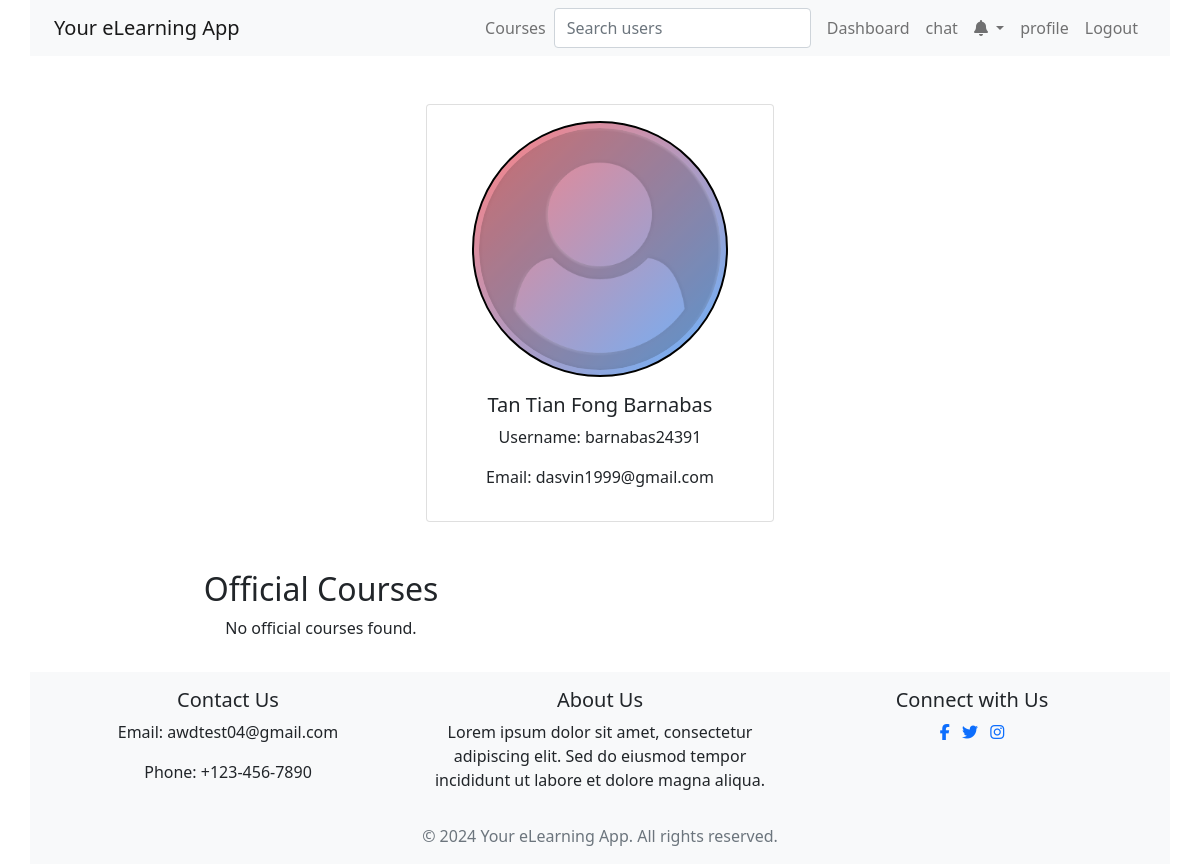
Page /dashboard/search/barnabas24391/ (signed in) on the committed database.
### users/models.py (models this page shows, shortened)
class User(AbstractUser):
    STUDENT = "student"
    TEACHER = "teacher"
    USER_TYPE_CHOICES = [
        (STUDENT, _("Student")),
        (TEACHER, _("Teacher")),
    ]
    user_type = models.CharField(
        _("User type"),
        max_length=20,
        choices=USER_TYPE_CHOICES,
        default=STUDENT,
    )
    photo = models.ImageField(
        upload_to=profile_picture_upload_path,
        null=True,
        blank=True,
        default="/photos/default_profile_picture.png",
    )
    date_of_birth = models.DateField(_("Date of Birth"), null=True, blank=True)
    first_name = models.CharField(_("First name"), max_length=30)
    last_name = models.CharField(_("Last name"), max_length=150)
    email = models.EmailField(
        _("Email address"), max_length=254, unique=True
    )  # Make email field unique
    username = models.CharField(_("Username"), max_length=150, unique=True)
    USERNAME_FIELD = "username"
    REQUIRED_FIELDS = ["email", "first_name", "last_name", "date_of_birth", "user_type"]
    def get_full_name(self):
        return f"{self.first_name} {self.last_name}"
    class Meta:
        verbose_name = _("User")
        verbose_name_plural = _("Users")
        unique_together = ["username", "email"]

### users/views.py (the view)
# urls.py: path("dashboard/search/<str:username>/", UserHomePage.as_view(), name="user_home"),
class UserHomePage(View):
    @method_decorator(custom_login_required)
    def dispatch(self, request, *args, **kwargs):
        return super().dispatch(request, *args, **kwargs)
    @csrf_exempt
    def get(self, request, *args, **kwargs):
        username = kwargs["username"]  # Retrieve the username from URL parameters
        current_user = request.user
        if current_user.username == username:
            return redirect("dashboard")
        searched_user = get_object_or_404(User, username=username)
        if searched_user.user_type == User.STUDENT:
            enrollments = Enrolment.objects.filter(student=searched_user)
            registered_courses = [enrollment.course for enrollment in enrollments]
            status_updates = StatusUpdate.objects.filter(user=searched_user).order_by(
                "-created_at"
            )[:5]
            context = {
                "other_user": current_user,
                "user": searched_user,
                "registered_courses": registered_courses,
                "status_updates": status_updates,
            }
            return render(request, "user/student_dashboard.html", context)
        elif searched_user.user_type == User.TEACHER:
            teacher = searched_user
            official_courses = teacher.courses_taught.filter(status="official")
            context = {
                "other_user": current_user,
                "user": teacher,
                "draft_courses": [],
                "official_courses": official_courses,
                "createCourseForm": CreateCourseForm,  # Assuming CourseForm is your form for creating a new course
            }
            return render(request, "user/teacher_dashboard.html", context)

### courses/templates/user/teacher_dashboard.html (shortened to what this page needs)
{% extends '../base/base.html' %}
{% load static %}
{% block content %}
    <div class="container mt-5 text-center">
        <div class="row mb-5 d-flex align-items-center justify-content-center">
            {% include 'partials/profile_section.html' %}
        </div>
        <div class="row">
            <section class="col-md-6">
                <h2>Official Courses</h2>
                <div class="row">
                    {% for course in official_courses %}
                        <div class="col-md-12">
                            <div class="card">
                                <div class="card-body">
                                    <h3 class="card-title fs-5"><a href="{% url 'draft' course.id %}">{{ course.name }}</a></h5>
                                </div>
                            </div>
                        </div>
                    {% empty %}
                        <div class="col">
                            <p>No official courses found.</p>
                        </div>
                    {% endfor %}
                </div>
            </section>
        </div>
    </div>
{% endblock %}

### courses/templates/partials/profile_section.html
{% load static %}
<div class="col-md-4">
  <div class="card d-flex align-items-center justify-content-center p-3">
    <div class="profile-picture">
      {% if user.photo %}
        <img src="{{ user.photo.url }}" alt="{{ user.username }}'s Profile Picture" class="profile-img" />
      {% else %}
        <img src="{% static 'img/default_profile_picture.png' %}" alt="Default Profile Picture" class="profile-img" />
      {% endif %}
    </div>
    <div class="card-body">
      <h5 class="card-title">{{ user.get_full_name }}</h5>
      <p class="card-text">Username: {{ user.username }}</p>
      <p class="card-text">Email: {{ user.email }}</p>
    </div>
  </div>
</div>

### courses/static/css/styles.css (style rules this page uses)
body { font-family: Arial, sans-serif; margin: 0; padding: 0; }
.profile-picture { width: 16rem; height: 16rem; }
.profile-picture-sm, .profile-picture-md, .profile-picture, .profile-picture-xl { border-radius: 50%; overflow: hidden; border: 2px solid black; background-image: linear-gradient(to bottom right, #ff8080, #66b3ff); }
.profile-img { width: 100%; height: 100%; object-fit: cover; border-radius: 50%; border: 5px solid transparent; }

### rows in the picture
User: photo (placeholder picture), get_full_name "Tan Tian Fong Barnabas", username "barnabas24391", email "dasvin1999@gmail.com"
